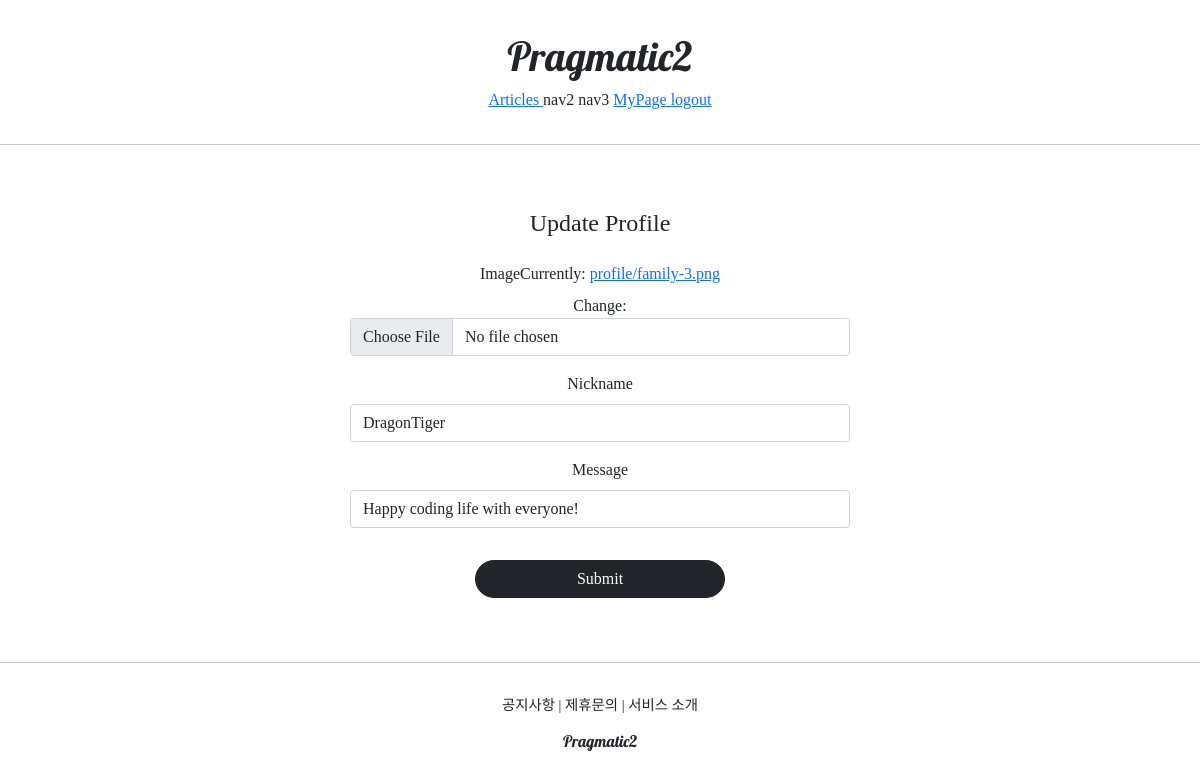
The app's page /profiles/update/1 (signed in), older data.
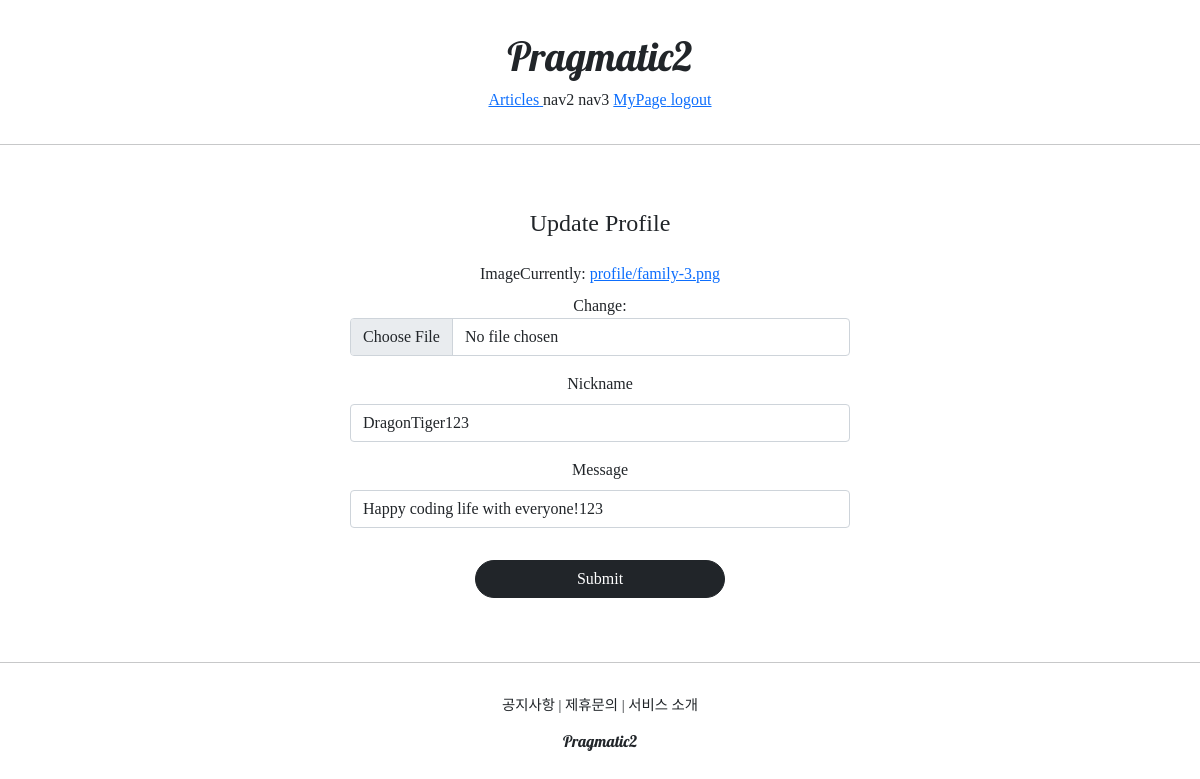
The same page, newer data.
### profileapp/models.py (models this page shows)
class Profile(models.Model):
    user = models.OneToOneField(User, on_delete=models.CASCADE, related_name='profile')
    image = models.ImageField(upload_to='profile/', null=True)
    nickname = models.CharField(max_length=20,unique=True, null=True)
    message = models.CharField(max_length=100, null=True)

### profileapp/views.py (the view, shortened to what this page needs)
# urls.py: path('update/<int:pk>', ProfileUpdateView.as_view(), name='update'),
@method_decorator(profile_ownership_required, 'get')
@method_decorator(profile_ownership_required, 'post')
class ProfileUpdateView(UpdateView):
    model = Profile
    context_object_name = "target_profile"
    form_class = ProfileCreationForm
    template_name = 'profileapp/update.html'

### profileapp/forms.py
class ProfileCreationForm(ModelForm):
    class Meta:
        model = Profile
        fields = ['image', 'nickname', 'message']

### profileapp/templates/profileapp/update.html (shortened to what this page needs)
{% extends 'base.html' %}
{% load bootstrap4 %}
{% block content %}
    <div style="text-align: center; max-width: 500px; margin: 4rem auto;">
        <div class="mb-4">
            <h4>Update Profile</h4>
        </div>
        <form action="{% url 'profileapp:update' pk=target_profile.pk %}" method="post" enctype="multipart/form-data">
            {% bootstrap_form form %}
            <input type="submit" class="btn btn-dark rounded-pill col-6 mt-3">
        </form>
    </div>
{% endblock %}

Row changes from the older to the newer data that the page shows:
changed Profile: nickname "DragonTiger" → "DragonTiger123"; message "Happy coding life with everyone!" → "Happy coding life with everyone!123"
